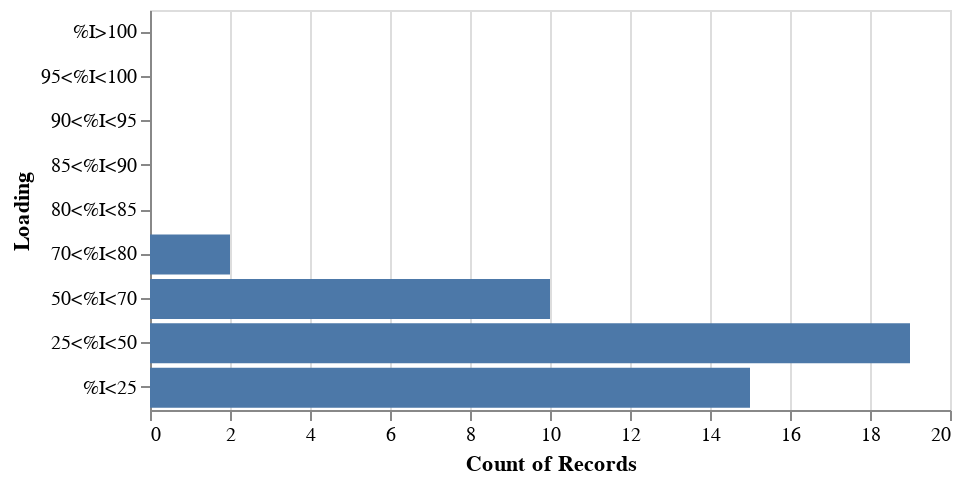

The notebook cell saved with this chart:
### Markdown cell above
A histogram is plotted to check the no of line branches in the above defined loading bracket

### Code cell
alt.Chart(data_l).mark_bar().encode(
    alt.Y('Loading', scale =alt.Scale(domain=['%I>100','95<%I<100','90<%I<95','85<%I<90','80<%I<85','70<%I<80','50<%I<70','25<%I<50','%I<25'])),
    alt.X('count()')).properties(height = 200, width = 400)

### Figure 1 — Vega-Lite specification as saved in the notebook (floating-point values rounded to 4 significant figures)
{"config": {"view": {"continuousWidth": 300, "continuousHeight": 300}}, "data": {"name": "data-ded6e65e225d4f390329a1779e73cc94"}, "mark": {"type": "bar"}, "encoding": {"x": {"aggregate": "count", "type": "quantitative"}, "y": {"field": "Loading", "scale": {"domain": ["%I>100", "95<%I<100", "90<%I<95", "85<%I<90", "80<%I<85", "70<%I<80", "50<%I<70", "25<%I<50", "%I<25"]}, "type": "nominal"}}, "height": 200, "width": 400, "$schema": "https://vega.github.io/schema/vega-lite/v5.20.1.json", "datasets": {"data-ded6e65e225d4f390329a1779e73cc94": [{"From Bus": 151, "From Bus Ext": "NUCPANT     500.00", "To Bus": 152, "To Bus Ext": "MID500      500.00", "Ckt ID": 1, "Branch Flow MW": 400.6, "Branch MVA": 459.8, "Rate": 1200.0, "%I": 37.48, "Loading": "25<%I<50"}, {"From Bus": 151, "From Bus Ext": "NUCPANT     500.00", "To Bus": 152, "To Bus Ext": "MID500      500.00", "Ckt ID": 2, "Branch Flow MW": 400.6, "Branch MVA": 459.8, "Rate": 1200.0, "%I": 37.48, "Loading": "25<%I<50"}, {"From Bus": 151, "From Bus Ext": "NUCPANT     500.00", "To Bus": 201, "To Bus Ext": "HYDRO       500.00", "Ckt ID": 1, "Branch Flow MW": 484.9, "Branch MVA": 580.2, "Rate": 1200.0, "%I": 47.3, "Loading": "25<%I<50"}, {"From Bus": 152, "From Bus Ext": "MID500      500.00", "To Bus": 151, "To Bus Ext": "NUCPANT     500.00", "Ckt ID": 1, "Branch Flow MW": -396.6, "Branch MVA": 404.1, "Rate": 1200.0, "%I": 32.16, "Loading": "25<%I<50"}, {"From Bus": 152, "From Bus Ext": "MID500      500.00", "To Bus": 151, "To Bus Ext": "NUCPANT     500.00", "Ckt ID": 2, "Branch Flow MW": -396.6, "Branch MVA": 404.1, "Rate": 1200.0, "%I": 32.16, "Loading": "25<%I<50"}, {"From Bus": 152, "From Bus Ext": "MID500      500.00", "To Bus": 202, "To Bus Ext": "EAST500     500.00", "Ckt ID": 1, "Branch Flow MW": 31.45, "Branch MVA": 40.36, "Rate": 1200.0, "%I": 3.21, "Loading": "%I<25"}, {"From Bus": 152, "From Bus Ext": "MID500      500.00", "To Bus": 3004, "To Bus Ext": "WEST        500.00", "Ckt ID": 1, "Branch Flow MW": 128.8, "Branch MVA": 186.6, "Rate": 1200.0, "%I": 14.85, "Loading": "%I<25"}, {"From Bus": 153, "From Bus Ext": "MID230      230.00", "To Bus": 154, "To Bus Ext": "DOWNTN      230.00", "Ckt ID": 1, "Branch Flow MW": 211.4, "Branch MVA": 230.6, "Rate": 300.0, "%I": 74.99, "Loading": "70<%I<80"}, {"From Bus": 153, "From Bus Ext": "MID230      230.00", "To Bus": 154, "To Bus Ext": "DOWNTN      230.00", "Ckt ID": 2, "Branch Flow MW": 176.2, "Branch MVA": 190.8, "Rate": 300.0, "%I": 62.05, "Loading": "50<%I<70"}, {"From Bus": 153, "From Bus Ext": "MID230      230.00", "To Bus": 3006, "To Bus Ext": "UPTOWN      230.00", "Ckt ID": 1, "Branch Flow MW": 75.09, "Branch MVA": 75.49, "Rate": 300.0, "%I": 24.55, "Loading": "%I<25"}, {"From Bus": 154, "From Bus Ext": "DOWNTN      230.00", "To Bus": 153, "To Bus Ext": "MID230      230.00", "Ckt ID": 1, "Branch Flow MW": -208.8, "Branch MVA": 223.3, "Rate": 300.0, "%I": 76.25, "Loading": "70<%I<80"}, {"From Bus": 154, "From Bus Ext": "DOWNTN      230.00", "To Bus": 153, "To Bus Ext": "MID230      230.00", "Ckt ID": 2, "Branch Flow MW": -174.0, "Branch MVA": 187.2, "Rate": 300.0, "%I": 63.94, "Loading": "50<%I<70"}, {"From Bus": 154, "From Bus Ext": "DOWNTN      230.00", "To Bus": 203, "To Bus Ext": "EAST230     230.00", "Ckt ID": 1, "Branch Flow MW": -104.0, "Branch MVA": 117.7, "Rate": 200.0, "%I": 60.3, "Loading": "50<%I<70"}, {"From Bus": 154, "From Bus Ext": "DOWNTN      230.00", "To Bus": 205, "To Bus Ext": "SUB230      230.00", "Ckt ID": 1, "Branch Flow MW": -313.8, "Branch MVA": 325.8, "Rate": 600.0, "%I": 55.63, "Loading": "50<%I<70"}, {"From Bus": 154, "From Bus Ext": "DOWNTN      230.00", "To Bus": 3008, "To Bus Ext": "CATDOG      230.00", "Ckt ID": 1, "Branch Flow MW": -51.01, "Branch MVA": 106.2, "Rate": 400.0, "%I": 27.21, "Loading": "25<%I<50"}, {"From Bus": 201, "From Bus Ext": "HYDRO       500.00", "To Bus": 151, "To Bus Ext": "NUCPANT     500.00", "Ckt ID": 1, "Branch Flow MW": -482.1, "Branch MVA": 534.9, "Rate": 1200.0, "%I": 42.15, "Loading": "25<%I<50"}, {"From Bus": 201, "From Bus Ext": "HYDRO       500.00", "To Bus": 202, "To Bus Ext": "EAST500     500.00", "Ckt ID": 1, "Branch Flow MW": 473.4, "Branch MVA": 475.8, "Rate": 1200.0, "%I": 37.49, "Loading": "25<%I<50"}, {"From Bus": 201, "From Bus Ext": "HYDRO       500.00", "To Bus": 204, "To Bus Ext": "SUB500      500.00", "Ckt ID": 1, "Branch Flow MW": 507.0, "Branch MVA": 507.2, "Rate": 1200.0, "%I": 39.96, "Loading": "25<%I<50"}, {"From Bus": 202, "From Bus Ext": "EAST500     500.00", "To Bus": 152, "To Bus Ext": "MID500      500.00", "Ckt ID": 1, "Branch Flow MW": -31.4, "Branch MVA": 131.9, "Rate": 1200.0, "%I": 10.57, "Loading": "%I<25"}, {"From Bus": 202, "From Bus Ext": "EAST500     500.00", "To Bus": 201, "To Bus Ext": "HYDRO       500.00", "Ckt ID": 1, "Branch Flow MW": -469.3, "Branch MVA": 484.6, "Rate": 1200.0, "%I": 38.84, "Loading": "25<%I<50"}, {"From Bus": 203, "From Bus Ext": "EAST230     230.00", "To Bus": 154, "To Bus Ext": "DOWNTN      230.00", "Ckt ID": 1, "Branch Flow MW": 104.6, "Branch MVA": 116.3, "Rate": 200.0, "%I": 58.06, "Loading": "50<%I<70"}, {"From Bus": 203, "From Bus Ext": "EAST230     230.00", "To Bus": 205, "To Bus Ext": "SUB230      230.00", "Ckt ID": 1, "Branch Flow MW": 69.78, "Branch MVA": 79.28, "Rate": 200.0, "%I": 39.57, "Loading": "25<%I<50"}, {"From Bus": 203, "From Bus Ext": "EAST230     230.00", "To Bus": 205, "To Bus Ext": "SUB230      230.00", "Ckt ID": 2, "Branch Flow MW": 69.78, "Branch MVA": 79.28, "Rate": 200.0, "%I": 39.57, "Loading": "25<%I<50"}, {"From Bus": 204, "From Bus Ext": "SUB500      500.00", "To Bus": 201, "To Bus Ext": "HYDRO       500.00", "Ckt ID": 1, "Branch Flow MW": -499.5, "Branch MVA": 540.2, "Rate": 1200.0, "%I": 44.61, "Loading": "25<%I<50"}, {"From Bus": 205, "From Bus Ext": "SUB230      230.00", "To Bus": 154, "To Bus Ext": "DOWNTN      230.00", "Ckt ID": 1, "Branch Flow MW": 314.1, "Branch MVA": 324.9, "Rate": 600.0, "%I": 55.25, "Loading": "50<%I<70"}, {"From Bus": 205, "From Bus Ext": "SUB230      230.00", "To Bus": 203, "To Bus Ext": "EAST230     230.00", "Ckt ID": 1, "Branch Flow MW": -69.45, "Branch MVA": 81.43, "Rate": 200.0, "%I": 41.55, "Loading": "25<%I<50"}, {"From Bus": 205, "From Bus Ext": "SUB230      230.00", "To Bus": 203, "To Bus Ext": "EAST230     230.00", "Ckt ID": 2, "Branch Flow MW": -69.45, "Branch MVA": 81.43, "Rate": 200.0, "%I": 41.55, "Loading": "25<%I<50"}, {"From Bus": 3001, "From Bus Ext": "MINE        230.00", "To Bus": 3003, "To Bus Ext": "S. MINE     230.00", "Ckt ID": 1, "Branch Flow MW": 150.3, "Branch MVA": 152.8, "Rate": 250.0, "%I": 58.85, "Loading": "50<%I<70"}, {"From Bus": 3002, "From Bus Ext": "E. MINE     500.00", "To Bus": 3004, "To Bus Ext": "WEST        500.00", "Ckt ID": 1, "Branch Flow MW": 36.54, "Branch MVA": 39.46, "Rate": 1200.0, "%I": 3.16, "Loading": "%I<25"}, {"From Bus": 3003, "From Bus Ext": "S. MINE     230.00", "To Bus": 3001, "To Bus Ext": "MINE        230.00", "Ckt ID": 1, "Branch Flow MW": -150.3, "Branch MVA": 152.5, "Rate": 250.0, "%I": 58.85, "Loading": "50<%I<70"}, {"From Bus": 3003, "From Bus Ext": "S. MINE     230.00", "To Bus": 3005, "To Bus Ext": "WEST        230.00", "Ckt ID": 1, "Branch Flow MW": 75.14, "Branch MVA": 76.23, "Rate": 300.0, "%I": 24.52, "Loading": "%I<25"}, {"From Bus": 3003, "From Bus Ext": "S. MINE     230.00", "To Bus": 3005, "To Bus Ext": "WEST        230.00", "Ckt ID": 2, "Branch Flow MW": 75.14, "Branch MVA": 76.23, "Rate": 300.0, "%I": 24.52, "Loading": "%I<25"}, {"From Bus": 3004, "From Bus Ext": "WEST        500.00", "To Bus": 152, "To Bus Ext": "MID500      500.00", "Ckt ID": 1, "Branch Flow MW": -128.3, "Branch MVA": 185.3, "Rate": 1200.0, "%I": 14.8, "Loading": "%I<25"}, {"From Bus": 3004, "From Bus Ext": "WEST        500.00", "To Bus": 3002, "To Bus Ext": "E. MINE     500.00", "Ckt ID": 1, "Branch Flow MW": -36.46, "Branch MVA": 36.92, "Rate": 1200.0, "%I": 2.95, "Loading": "%I<25"}, {"From Bus": 3005, "From Bus Ext": "WEST        230.00", "To Bus": 3003, "To Bus Ext": "S. MINE     230.00", "Ckt ID": 1, "Branch Flow MW": -74.8, "Branch MVA": 77.28, "Rate": 300.0, "%I": 25.17, "Loading": "25<%I<50"}, {"From Bus": 3005, "From Bus Ext": "WEST        230.00", "To Bus": 3003, "To Bus Ext": "S. MINE     230.00", "Ckt ID": 2, "Branch Flow MW": -74.8, "Branch MVA": 77.28, "Rate": 300.0, "%I": 25.17, "Loading": "25<%I<50"}, {"From Bus": 3005, "From Bus Ext": "WEST        230.00", "To Bus": 3006, "To Bus Ext": "UPTOWN      230.00", "Ckt ID": 1, "Branch Flow MW": -74.85, "Branch MVA": 74.85, "Rate": 300.0, "%I": 24.38, "Loading": "%I<25"}, {"From Bus": 3005, "From Bus Ext": "WEST        230.00", "To Bus": 3007, "To Bus Ext": "RURAL       230.00", "Ckt ID": 1, "Branch Flow MW": 194.9, "Branch MVA": 209.7, "Rate": 300.0, "%I": 68.3, "Loading": "50<%I<70"}, {"From Bus": 3005, "From Bus Ext": "WEST        230.00", "To Bus": 3008, "To Bus Ext": "CATDOG      230.00", "Ckt ID": 1, "Branch Flow MW": 109.1, "Branch MVA": 116.4, "Rate": 300.0, "%I": 37.93, "Loading": "25<%I<50"}, {"From Bus": 3006, "From Bus Ext": "UPTOWN      230.00", "To Bus": 153, "To Bus Ext": "MID230      230.00", "Ckt ID": 1, "Branch Flow MW": -75.04, "Branch MVA": 75.22, "Rate": 300.0, "%I": 24.46, "Loading": "%I<25"}, {"From Bus": 3006, "From Bus Ext": "UPTOWN      230.00", "To Bus": 3005, "To Bus Ext": "WEST        230.00", "Ckt ID": 1, "Branch Flow MW": 75.04, "Branch MVA": 75.22, "Rate": 300.0, "%I": 24.46, "Loading": "%I<25"}, {"From Bus": 3007, "From Bus Ext": "RURAL       230.00", "To Bus": 3005, "To Bus Ext": "WEST        230.00", "Ckt ID": 1, "Branch Flow MW": -193.6, "Branch MVA": 206.9, "Rate": 300.0, "%I": 69.03, "Loading": "50<%I<70"}, {"From Bus": 3007, "From Bus Ext": "RURAL       230.00", "To Bus": 3008, "To Bus Ext": "CATDOG      230.00", "Ckt ID": 1, "Branch Flow MW": 23.32, "Branch MVA": 25.0, "Rate": 300.0, "%I": 8.34, "Loading": "%I<25"}, {"From Bus": 3008, "From Bus Ext": "CATDOG      230.00", "To Bus": 154, "To Bus Ext": "DOWNTN      230.00", "Ckt ID": 1, "Branch Flow MW": 51.26, "Branch MVA": 83.63, "Rate": 400.0, "%I": 21.01, "Loading": "%I<25"}, {"From Bus": 3008, "From Bus Ext": "CATDOG      230.00", "To Bus": 3005, "To Bus Ext": "WEST        230.00", "Ckt ID": 1, "Branch Flow MW": -108.3, "Branch MVA": 117.7, "Rate": 300.0, "%I": 39.43, "Loading": "25<%I<50"}, {"From Bus": 3008, "From Bus Ext": "CATDOG      230.00", "To Bus": 3007, "To Bus Ext": "RURAL       230.00", "Ckt ID": 1, "Branch Flow MW": -23.29, "Branch MVA": 27.61, "Rate": 300.0, "%I": 9.25, "Loading": "%I<25"}]}}
